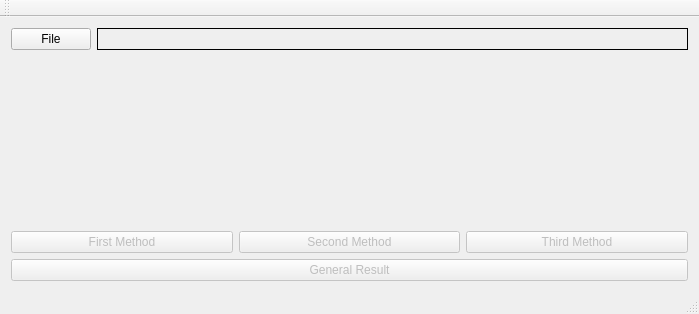
<?xml version="1.0" encoding="UTF-8"?>
<ui version="4.0">
 <class>MainWindow</class>
 <widget class="QMainWindow" name="MainWindow">
  <property name="geometry">
   <rect>
    <x>0</x>
    <y>0</y>
    <width>699</width>
    <height>314</height>
   </rect>
  </property>
  <property name="windowTitle">
   <string>MainWindow</string>
  </property>
  <widget class="QWidget" name="centralWidget">
   <layout class="QGridLayout" name="gridLayout">
    <item row="1" column="0">
     <layout class="QVBoxLayout" name="verticalLayout">
      <item>
       <layout class="QHBoxLayout" name="horizontalLayout">
        <item>
         <widget class="QPushButton" name="choseFileButton">
          <property name="text">
           <string>File</string>
          </property>
         </widget>
        </item>
        <item>
         <widget class="QLabel" name="fileSourceLabel">
          <property name="sizePolicy">
           <sizepolicy hsizetype="Expanding" vsizetype="Preferred">
            <horstretch>0</horstretch>
            <verstretch>0</verstretch>
           </sizepolicy>
          </property>
          <property name="frameShape">
           <enum>QFrame::Panel</enum>
          </property>
          <property name="text">
           <string/>
          </property>
         </widget>
        </item>
       </layout>
      </item>
     </layout>
    </item>
    <item row="3" column="0">
     <layout class="QHBoxLayout" name="horizontalLayout_2">
      <item>
       <widget class="QPushButton" name="firstMethod">
        <property name="enabled">
         <bool>false</bool>
        </property>
        <property name="text">
         <string>First Method</string>
        </property>
       </widget>
      </item>
      <item>
       <widget class="QPushButton" name="secondMethod">
        <property name="enabled">
         <bool>false</bool>
        </property>
        <property name="text">
         <string>Second Method</string>
        </property>
       </widget>
      </item>
      <item>
       <widget class="QPushButton" name="thirdMethod">
        <property name="enabled">
         <bool>false</bool>
        </property>
        <property name="text">
         <string>Third Method</string>
        </property>
       </widget>
      </item>
     </layout>
    </item>
    <item row="2" column="0">
     <spacer name="verticalSpacer">
      <property name="orientation">
       <enum>Qt::Vertical</enum>
      </property>
      <property name="sizeHint" stdset="0">
       <size>
        <width>20</width>
        <height>40</height>
       </size>
      </property>
     </spacer>
    </item>
    <item row="4" column="0">
     <widget class="QPushButton" name="resultMethod">
      <property name="enabled">
       <bool>false</bool>
      </property>
      <property name="text">
       <string>General Result</string>
      </property>
      <property name="checkable">
       <bool>false</bool>
      </property>
      <property name="checked">
       <bool>false</bool>
      </property>
      <property name="autoDefault">
       <bool>false</bool>
      </property>
      <property name="flat">
       <bool>false</bool>
      </property>
     </widget>
    </item>
   </layout>
  </widget>
  <widget class="QMenuBar" name="menuBar">
   <property name="geometry">
    <rect>
     <x>0</x>
     <y>0</y>
     <width>699</width>
     <height>22</height>
    </rect>
   </property>
  </widget>
  <widget class="QToolBar" name="mainToolBar">
   <attribute name="toolBarArea">
    <enum>TopToolBarArea</enum>
   </attribute>
   <attribute name="toolBarBreak">
    <bool>false</bool>
   </attribute>
  </widget>
  <widget class="QStatusBar" name="statusBar"/>
 </widget>
 <layoutdefault spacing="6" margin="11"/>
 <resources/>
 <connections/>
</ui>
